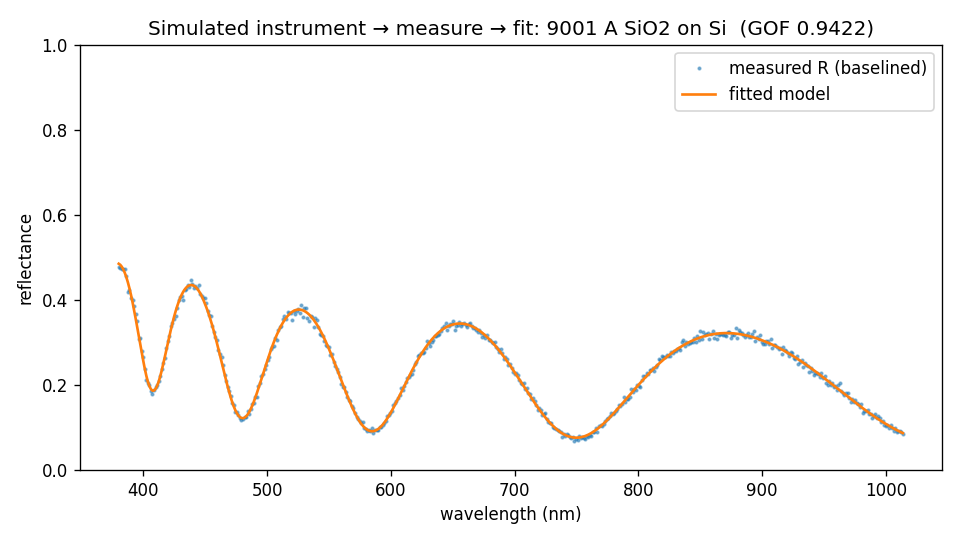

This chart was generated by the following Python code:
"""End-to-end device pipeline demo (no hardware) — simulated instrument -> baseline -> measure -> fit.

Uses the SAME MeasureController that will drive the real FIUsbInt.dll instrument once hardware is present;
only the Instrument backend differs (SimulatedInstrument here, FIUsbInstrument later).

Run from project root:  python demo_measure.py
"""
import os

import numpy as np

from filmeas.app.controller import MeasureController
from filmeas.device.simulated import SimulatedInstrument
from filmeas.io import material
from filmeas.io.recipe import Recipe

RECIPES = r"C:\ProgramData\Filmetrics\FILMeasure\Recipes"
HERE = os.path.dirname(os.path.abspath(__file__))
AIR, SIO2, SI = material.get("Air"), material.get("SiO2"), material.get("Si")


def main():
    recipe = Recipe.load(os.path.join(RECIPES, "SiO2 on Si.fitrp"))
    true_nm = recipe.layers[1].thickness_nm            # 9000 A nominal

    inst = SimulatedInstrument(seed=5)
    ctrl = MeasureController(inst)

    print("1) baseline: reference = bare Si (light on), background (light off)")
    ctrl.take_baseline("Si", averages=9,
                       mount_reference=lambda: inst.mount([(AIR, 0.0), (SI, 0.0)]))

    print("2) measure sample: SiO2 on Si")
    res = ctrl.measure(recipe, averages=9,
                       mount_sample=lambda: inst.mount([(AIR, 0.0), (SIO2, true_nm), (SI, 0.0)]))

    print(f"\n   instrument     : {inst.model}, {inst.num_pixels} px, "
          f"{inst.wavelengths_nm[0]:.0f}-{inst.wavelengths_nm[-1]:.0f} nm")
    print(f"   nominal        : {true_nm*10:.0f} A")
    print(f"   MEASURED       : {res.thickness_A[0]:.0f} A   (GOF {res.gof:.4f})")

    try:
        import matplotlib
        matplotlib.use("Agg")
        import matplotlib.pyplot as plt
        fig, ax = plt.subplots(figsize=(8, 4.5))
        ax.plot(res.wavelength_nm, res.measured_R, ".", ms=3, alpha=0.5,
                label="measured R (baselined)")
        ax.plot(res.wavelength_nm, res.modeled_R, "-", lw=1.6, label="fitted model")
        ax.set_xlabel("wavelength (nm)"); ax.set_ylabel("reflectance")
        ax.set_ylim(0, 1)
        ax.set_title(f"Simulated instrument → measure → fit: "
                     f"{res.thickness_A[0]:.0f} A SiO2 on Si  (GOF {res.gof:.4f})")
        ax.legend(); fig.tight_layout()
        png = os.path.join(HERE, "demo_measure.png")
        fig.savefig(png, dpi=120)
        print(f"\n   plot saved: {png}")
    except Exception as e:
        print(f"(plot skipped: {e})")


if __name__ == "__main__":
    main()
